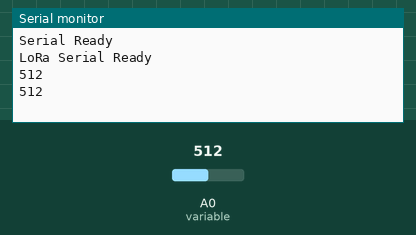
Simulated run of this sketch. Board: Arduino Uno, built with avr-gcc and run on an emulated ATmega328P. On the bench: the last lines printed to the serial monitor. The inputs (shaded band) are chosen by the test bench; at power-on: A0 (variable) = 512. The modem accepts every AT command (registered, SIM ready, sends succeed) and sends nothing else.

Above: at 3.8 s.
3.9 s: A0 (variable) set to 716
At 6.8 s:
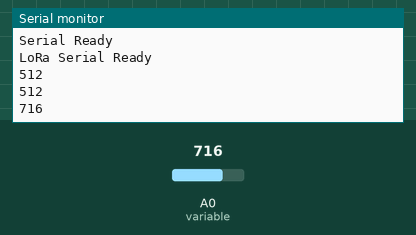
7.8 s: A0 (variable) set to 900
At 9.7 s:
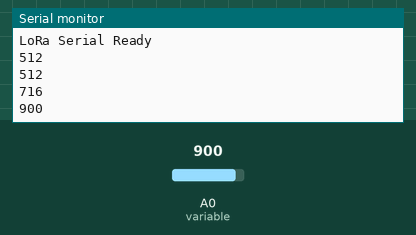
Timing chart, 0 to 11.2 s (numbered marks = the images above; inputs shaded):
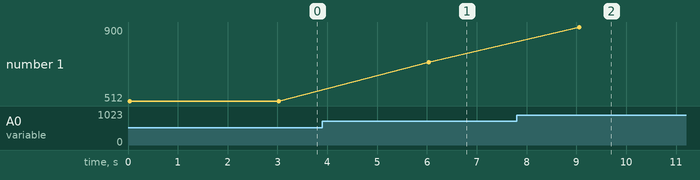

The sketch:

Lab03_giot_VariableResistor.ino
```cpp
//讀取 A0 的電壓資料，利用LoRa 發送出去。
#include <SoftwareSerial.h>

SoftwareSerial LoRaUART(10, 11); // to TX, to RX
const int variable = A0;

void setup() {
  Serial.begin(9600);
  while (!Serial) {
    ;
  }
  Serial.println("Serial Ready");

  LoRaUART.begin(9600);
  LoRaUART.println("AT");

  while (!LoRaUART.available()) {
    ;
  }
  Serial.println("LoRa Serial Ready");
}

void loop() {
  int sensorValue = analogRead(variable);
  String sensorData;
  sensorData = String(sensorValue);
  Serial.println(sensorData);
  LoRaUART.println("AT+DTX=" + String(sensorData.length()) + ",\"" + sensorData + "\"");

  delay(3*1000);
}
```

Measured:
- after the input at 3.9 s, the serial monitor: prints a new line after 2.1 s (image 1)
- after the input at 7.8 s, the serial monitor: prints a new line after 1.3 s (image 2)
- plotted number 1: 512 → 716 after the input at 3.9 s, 716 → 900 after the input at 7.8 s
